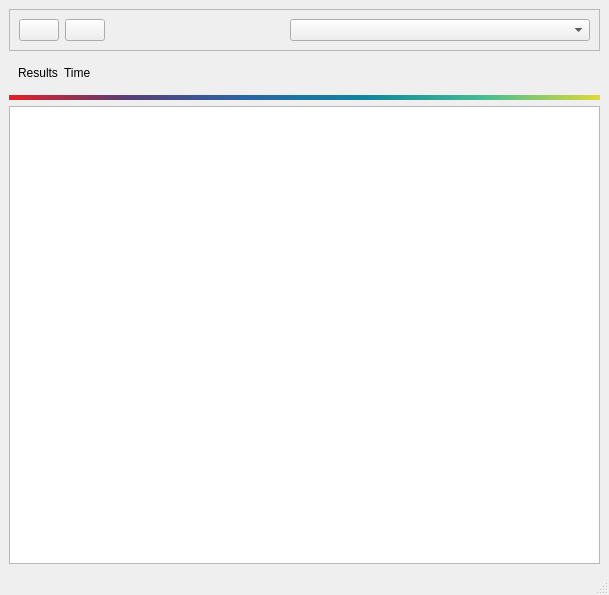
<?xml version="1.0" encoding="UTF-8"?>
<ui version="4.0">
 <class>Fic</class>
 <widget class="QMainWindow" name="Fic">
  <property name="geometry">
   <rect>
    <x>0</x>
    <y>0</y>
    <width>609</width>
    <height>595</height>
   </rect>
  </property>
  <property name="windowTitle">
   <string>FIC</string>
  </property>
  <property name="windowIcon">
   <iconset resource="../../ressources/Res.qrc">
    <normaloff>:/images/icons/mosaic.png</normaloff>:/images/icons/mosaic.png</iconset>
  </property>
  <widget class="QWidget" name="centralwidget">
   <layout class="QGridLayout" name="gridLayout_2">
    <item row="0" column="0">
     <widget class="QFrame" name="frame">
      <property name="frameShape">
       <enum>QFrame::StyledPanel</enum>
      </property>
      <property name="frameShadow">
       <enum>QFrame::Raised</enum>
      </property>
      <layout class="QGridLayout" name="gridLayout">
       <item row="0" column="4">
        <widget class="QComboBox" name="queryCombo">
         <property name="sizePolicy">
          <sizepolicy hsizetype="Preferred" vsizetype="Preferred">
           <horstretch>0</horstretch>
           <verstretch>0</verstretch>
          </sizepolicy>
         </property>
         <property name="minimumSize">
          <size>
           <width>300</width>
           <height>0</height>
          </size>
         </property>
         <property name="frame">
          <bool>true</bool>
         </property>
        </widget>
       </item>
       <item row="0" column="0">
        <widget class="QPushButton" name="pbLogo">
         <property name="sizePolicy">
          <sizepolicy hsizetype="Minimum" vsizetype="Preferred">
           <horstretch>0</horstretch>
           <verstretch>0</verstretch>
          </sizepolicy>
         </property>
         <property name="text">
          <string/>
         </property>
         <property name="icon">
          <iconset resource="../../ressources/Res.qrc">
           <normaloff>:/images/logo.png</normaloff>:/images/logo.png</iconset>
         </property>
        </widget>
       </item>
       <item row="0" column="1">
        <widget class="QPushButton" name="pbMenu">
         <property name="text">
          <string/>
         </property>
         <property name="icon">
          <iconset resource="../../ressources/Res.qrc">
           <normaloff>:/images/menu.png</normaloff>:/images/menu.png</iconset>
         </property>
        </widget>
       </item>
       <item row="0" column="2">
        <spacer name="horizontalSpacer_2">
         <property name="orientation">
          <enum>Qt::Horizontal</enum>
         </property>
         <property name="sizeHint" stdset="0">
          <size>
           <width>40</width>
           <height>20</height>
          </size>
         </property>
        </spacer>
       </item>
      </layout>
     </widget>
    </item>
    <item row="1" column="0">
     <widget class="QWidget" name="infoWidget" native="true">
      <property name="sizePolicy">
       <sizepolicy hsizetype="Expanding" vsizetype="Preferred">
        <horstretch>0</horstretch>
        <verstretch>0</verstretch>
       </sizepolicy>
      </property>
      <property name="minimumSize">
       <size>
        <width>0</width>
        <height>20</height>
       </size>
      </property>
      <layout class="QHBoxLayout" name="horizontalLayout">
       <item>
        <widget class="QLabel" name="resultsLab">
         <property name="sizePolicy">
          <sizepolicy hsizetype="Fixed" vsizetype="Preferred">
           <horstretch>0</horstretch>
           <verstretch>0</verstretch>
          </sizepolicy>
         </property>
         <property name="text">
          <string>Results</string>
         </property>
        </widget>
       </item>
       <item>
        <widget class="QLabel" name="timeLab">
         <property name="sizePolicy">
          <sizepolicy hsizetype="Expanding" vsizetype="Preferred">
           <horstretch>0</horstretch>
           <verstretch>0</verstretch>
          </sizepolicy>
         </property>
         <property name="text">
          <string>Time</string>
         </property>
        </widget>
       </item>
      </layout>
     </widget>
    </item>
    <item row="2" column="0">
     <widget class="QFrame" name="frame_2">
      <property name="sizePolicy">
       <sizepolicy hsizetype="Expanding" vsizetype="Fixed">
        <horstretch>0</horstretch>
        <verstretch>0</verstretch>
       </sizepolicy>
      </property>
      <property name="minimumSize">
       <size>
        <width>0</width>
        <height>5</height>
       </size>
      </property>
      <property name="maximumSize">
       <size>
        <width>16777215</width>
        <height>5</height>
       </size>
      </property>
      <property name="styleSheet">
       <string notr="true">background: qlineargradient( x1:0 y1:0, x2:1 y2:0, stop:0 #e22026, stop:0.2 #593e75, stop:0.4 #2b64a4, stop:0.6 #0f849d, stop:0.8 #44bc94, stop:1 #e0d937); border:none; padding: 0px; margin:0px;</string>
      </property>
      <property name="frameShape">
       <enum>QFrame::StyledPanel</enum>
      </property>
      <property name="frameShadow">
       <enum>QFrame::Raised</enum>
      </property>
     </widget>
    </item>
    <item row="4" column="0">
     <widget class="QTableWidget" name="tableWidget"/>
    </item>
   </layout>
  </widget>
  <widget class="QStatusBar" name="statusBar"/>
  <widget class="QMenuBar" name="menuBar">
   <property name="geometry">
    <rect>
     <x>0</x>
     <y>0</y>
     <width>609</width>
     <height>19</height>
    </rect>
   </property>
  </widget>
  <action name="actionDefault">
   <property name="text">
    <string>Default</string>
   </property>
  </action>
  <action name="actionDark">
   <property name="text">
    <string>Dark</string>
   </property>
  </action>
  <action name="actionNewSession">
   <property name="icon">
    <iconset resource="../../ressources/Res.qrc">
     <normaloff>:/images/icons/diff-add.png</normaloff>:/images/icons/diff-add.png</iconset>
   </property>
   <property name="text">
    <string>New Session</string>
   </property>
   <property name="shortcut">
    <string>Ctrl+S</string>
   </property>
  </action>
  <action name="actionNewDataset">
   <property name="icon">
    <iconset resource="../../ressources/Res.qrc">
     <normaloff>:/images/icons/data-array-large.png</normaloff>:/images/icons/data-array-large.png</iconset>
   </property>
   <property name="text">
    <string>New Dataset</string>
   </property>
   <property name="shortcut">
    <string>Ctrl+D</string>
   </property>
  </action>
  <action name="actionNewWorkFlow">
   <property name="icon">
    <iconset resource="../../ressources/Res.qrc">
     <normaloff>:/images/icons/tree-add.png</normaloff>:/images/icons/tree-add.png</iconset>
   </property>
   <property name="text">
    <string>New WorkFlow</string>
   </property>
   <property name="shortcut">
    <string>Ctrl+W</string>
   </property>
  </action>
  <action name="actionViewControls">
   <property name="text">
    <string>View Controls</string>
   </property>
   <property name="shortcut">
    <string>Alt+C</string>
   </property>
  </action>
  <action name="actionViewKeywords">
   <property name="text">
    <string>View Keywords</string>
   </property>
   <property name="shortcut">
    <string>Alt+K</string>
   </property>
  </action>
  <action name="actionViewInfo">
   <property name="icon">
    <iconset resource="../../ressources/Res.qrc">
     <normaloff>:/images/icons/form.png</normaloff>:/images/icons/form.png</iconset>
   </property>
   <property name="text">
    <string>View Info</string>
   </property>
   <property name="shortcut">
    <string>Alt+I</string>
   </property>
  </action>
  <action name="actionAboutMOSAIC">
   <property name="icon">
    <iconset resource="../../ressources/Res.qrc">
     <normaloff>:/images/icons/mosaic.png</normaloff>:/images/icons/mosaic.png</iconset>
   </property>
   <property name="text">
    <string>About MOSAIC</string>
   </property>
  </action>
  <action name="actionHelp">
   <property name="icon">
    <iconset resource="../../ressources/Res.qrc">
     <normaloff>:/images/icons/help-view.png</normaloff>:/images/icons/help-view.png</iconset>
   </property>
   <property name="text">
    <string>Help</string>
   </property>
  </action>
  <action name="actionInput">
   <property name="checkable">
    <bool>true</bool>
   </property>
   <property name="checked">
    <bool>true</bool>
   </property>
   <property name="icon">
    <iconset resource="../../ressources/Res.qrc">
     <normaloff>:/images/icons/tree-add.png</normaloff>:/images/icons/tree-add.png</iconset>
   </property>
   <property name="text">
    <string/>
   </property>
   <property name="toolTip">
    <string>Activate or deactivate the input dock</string>
   </property>
   <property name="shortcut">
    <string>Ctrl+I</string>
   </property>
  </action>
  <action name="actionOutput">
   <property name="checkable">
    <bool>true</bool>
   </property>
   <property name="checked">
    <bool>true</bool>
   </property>
   <property name="icon">
    <iconset resource="../../ressources/Res.qrc">
     <normaloff>:/images/icons/tree-load-g.png</normaloff>:/images/icons/tree-load-g.png</iconset>
   </property>
   <property name="text">
    <string/>
   </property>
   <property name="toolTip">
    <string>Activate or deactivate the output dock</string>
   </property>
   <property name="shortcut">
    <string>Ctrl+O</string>
   </property>
  </action>
 </widget>
 <resources>
  <include location="../../ressources/Res.qrc"/>
 </resources>
 <connections/>
</ui>
